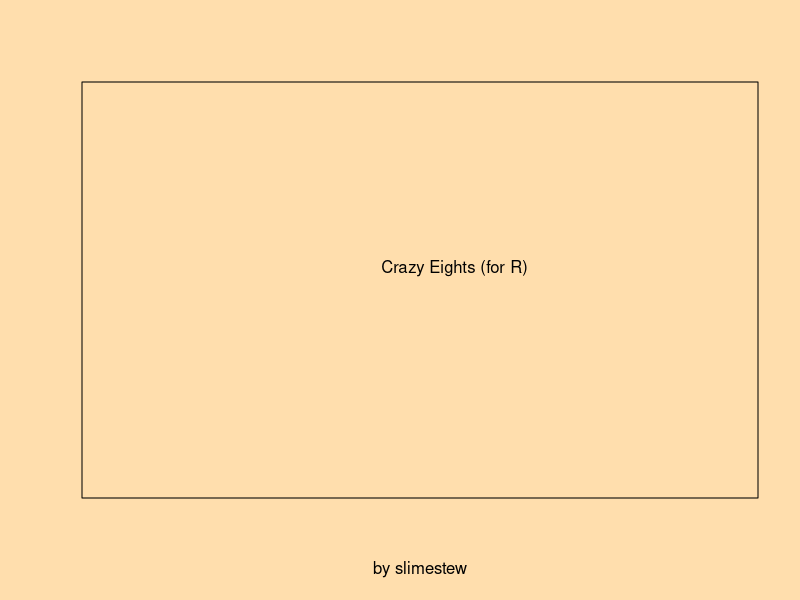

Recreate this plot in R. (Note: this script raises an error after producing the figure.)
#TODO: make the game work, make the pile draw correctly

par(bg = "navajowhite")
cards <- list() #all cards, shuffles
deck <- list() #draw pile
stack <- list() #play pile
wildcard <- 0 #wildcard
drawCount <- 0 #+2 and +4
selected <- 0
pause <- FALSE
menu <- 0
win <- TRUE
turnorder <- c(1, 1, FALSE) #player, direction, move played
click <- list(x = 3, y = 3)
textboxes <- list(0,0)
options <- c(0, 0, 0, 0)
# Variants:
#     Crazy Eights(standard deck, no power cards, score based)
#     Last Card(standard deck, power cards, shedding wins)
#     One(unique deck, power cards, shedding wins)
#     Other One(unique deck, power cards, can challenge +4, shedding wins)
# Queen Swap: (only for Crazy Eights)
#     Playing a queen causes a player to skip their turn
# 0's and 7's (only for One and Other One)
#     Playing a 7 allows the player to swap hands with someone else
#     Playing a 0 swaps all hands one over by turn order.
# AI or Human opponents
# Number of players
hands <- matrix()
stVals <- c("1","2","3","4","5","6","7","8","9","J","Q","K","A")
uqVals <- c("0","1","2","3","4","5","6","7","8","9","T","S","R","C","F")
suits <- c("♥", "♦", "♠", "♣")
variants <- c("Crazy Eights", "Last Card", "One", "Other One")
suitColors <- c("red", "red", "black", "black")
primaryColors <- c("red","yellow", "limegreen", "blue")
oneColors <- c("#ff0077","#ffaa00", "#448800", "#0066ff")

#functions, reset cards

unpack <- function() {
  for(i in 1:4)
  if(options[1]<2) {
    for(j in 1:13)
      cards <- c(cards, list(list(i,stVals[j])))
    if(options[4]>3)
      for(j in 1:13)
        cards <- c(cards, list(list(i,stVals[j])))
  } else {
    for(j in 1:15)
      cards <- c(cards, list(list(i,uqVals[j])))
    for(j in 2:13)
      cards <- c(cards, list(list(i,uqVals[j])))
  }
  return(cards)
}

dispCard <- function(x, y, card) {
  suit <- card[[1]][[1]]
  valu <- card[[1]][[2]]
  rect(x,y,x+1,y+2, col="white", border="black")
  if(options[1]<2) { #colors/cards
    text(x+0.5,y+1.5, suits[suit], col=suitColors[suit])
  } else {
    if(options[1]==2)
      rect(x,y+1,x+1,y+2, col=oneColors[suit], border="black")
    else
      rect(x,y+1,x+1,y+2, col=primaryColors[suit], border="black")
  }
  
  if(valu == "T"){ #face values
    text(0.5+x,0.5+y, "+2")
  } else if(valu == "S"){
    text(0.5+x,0.5+y, "(X)")
  } else if(valu == "R"){
    text(0.5+x,0.5+y, "<>")
  } else if(valu == "C"){
    rect(x,y+1,x+1,y+2, col="gray12", border="black")
    text(0.5+x,0.5+y, " ")
  } else if(valu == "F"){
    rect(x,y+1,x+1,y+2, col="gray12", border="black")
    text(0.5+x,0.5+y, "+4")
  } else {
    text(0.5+x,0.5+y, valu)
  }
}

wildColor <- function() {
  rect(0,0,10,3, col="#a52a2a80", border="transparent")
  while(TRUE){
    dispCard(1, 1, list(list(1, " ")))
    dispCard(3, 1, list(list(2, " ")))
    dispCard(5, 1, list(list(3, " ")))
    dispCard(7, 1, list(list(4, " ")))
    click <- locator(1)
    if(floor(click$x) < 2)
      return(1)
    if(floor(click$x) < 4)
      return(2)
    if(floor(click$x) < 6)
      return(3)
    if(floor(click$x) < 8)
      return(4)
  }
}

validCard <- function(card) {
  suit <- card[[1]][[1]]
  valu <- card[[1]][[2]]
  return( (suit == stack[[length(stack)]][[1]][[1]] && !wildcard) || valu == stack[[length(stack)]][[1]][[2]] || valu == "C" ||
          valu == "F" || (options[1]==0 && valu== "8") || (options[1]==1 && valu== "A") || (options[1]==1 && valu== "J") || (wildcard && suit == wildcard))
}

doAI <- function() {
  while(turnorder[2]!=1){
    
   nextPlayer() 
  }
}

nextPlayer <- function() {
  if(turnorder[1])
    return((turnorder[2] %% (options[4]+2)) + 1)
  return(((turnorder[2]-2) %% (options[4]+2)) + 1)
}

#menu
plot(0, 0, type = "n", xlim = c(0, 9), ylim = c(0, 9), col="white", xlab = "by slimestew", ylab = "", axes = FALSE, frame.plot = TRUE)
par(bg = "navajowhite")
text(5,5, "Crazy Eights (for R)")

while((floor(click$y) < 5 || floor(click$y) > 8) || menu < 2){
  click <- locator(1)
  plot(0, 0, type = "n", xlim = c(0, 9), ylim = c(0, 9), xlab = "", ylab = "", axes = FALSE, frame.plot = FALSE)
  
  if((floor(click$x) > 1 && floor(click$x) < 7) && menu > 0){
    if(floor(click$y) == 3)
      options[1] <- (options[1]+1) %% 4
    if(floor(click$y) == 2)
      options[2] <- !options[2]
    if(floor(click$y) == 1)
      options[3] <- !options[3]
    if(floor(click$y) == 0)
      options[4] <- (options[4]+1) %% 6
  }
  
  rect(1, 5, 7, 6, col = "tan", border = "brown")
  rect(1, 3, 7, 4, col = primaryColors[options[1]+1], border = "black")
  rect(1, 2, 7, 3, col = primaryColors[options[2]+1], border = "black")
  rect(1, 1, 7, 2, col = primaryColors[options[3]+1], border = "black")
  rect(1, 0, 7, 1, col = "white", border = "black")
  text(4,8, "Crazy Eights")
  text(4,3.5, variants[options[1]+1])
  text(4,2.5, ifelse(options[1]<2, ifelse(options[1]," ","Queen Skip"),"0s and 7s"))
  text(4,1.5, ifelse(options[3],"AI","Human"))
  text(4,0.5, options[4]+2)
  text(4,5.5, "Start")
  
  menu <- min(menu + 1,2)
}

plot(0, 0, type = "n", xlim = c(0, 10), ylim = c(0, 10), col="white", xlab = "", ylab = "", axes = FALSE, frame.plot = TRUE)
menu <- 0

cards <- sample(unpack(), replace=TRUE)
deck <- cards
hands <- replicate(options[4]+2, list())
for(i in 1:(options[4]+2)){
  hand<-7
  if(options[1]<2 && options[4] != 0)
    hand<-5
  
  for(j in 1:hand){
    temp <- sample(length(deck), 1)
    hands[[i]] <- c(hands[[i]], list(deck[temp][1]))
    deck <- deck[-temp]
  }
}
temp <- sample(length(deck), 1)
stack <- list(deck[temp][1])
deck <- deck[-temp]

# add card
hands[[1]] <- c(hands[[1]], list(list(list(1,"8"))))

#game loop
while(win) {

if(menu>0){
  if(floor(click$x) > 0 && floor(click$x) < 9 && floor(click$y) > -1 && floor(click$y) < 3) #selection
    selected <- floor(click$x)
  
  if(floor(click$x) > 4 && floor(click$x) < 6 && floor(click$y) > 3 && floor(click$y) < 6 && selected[1]){ #play card
    if(validCard(hands[[turnorder[2]]][[selected]])){
      stack <- c(stack, list(hands[[turnorder[2]]][[selected]]))
      hands[[turnorder[2]]] <- hands[[turnorder[2]]][-selected]
      if(wildcard)
        wildcard <- 0
      turnorder[3] <- TRUE
      selected <- -1
    } else {
      selected <- 0
    }
  }
    
  if(floor(click$x) > 2 && floor(click$x) < 5 && floor(click$y) > 3 && floor(click$y) < 5){ #draw card
    hands[[turnorder[2]]] <- c(hands[[turnorder[2]]], list(deck[length(deck)][1]))
    deck <- deck[-length(deck)]
    selected <- -1
  }
  
  if(length(hands[[turnorder[2]]]) == 0)
    win <-FALSE
  
  if(selected == -1 && win){  #do actions if game isnt over
    if(turnorder[3])
      if(options[1] == 0){ #crazy eights
        if(stack[[length(stack)]][[1]][[2]] == "8")
          wildcard <- wildColor()
        if(stack[[length(stack)]][[1]][[2]] == "Q" && options[2])
          turnorder[2] <- nextPlayer()
      } else if(options[1] == 1){
        if(stack[[length(stack)]][[1]][[2]] == "8")
          turnorder[2] <- nextPlayer()
        if(stack[[length(stack)]][[1]][[2]] == "J")
          wildcard <- wildColor()
        if(stack[[length(stack)]][[1]][[2]] == "2")
          drawCount <- drawCount+2
        if(stack[[length(stack)]][[1]][[2]] == "A"){
          drawCount <- drawCount+4
          wildcard <- wildColor()
        }
      } else if(options[1] >= 2){
        if(stack[[length(stack)]][[1]][[2]] == "S")
          turnorder[2] <- nextPlayer()
        if(stack[[length(stack)]][[1]][[2]] == "R")
          turnorder[1] <- !turnorder[1]
        if(stack[[length(stack)]][[1]][[2]] == "C")
          wildcard <- wildColor()
        if(stack[[length(stack)]][[1]][[2]] == "T")
          drawCount <- drawCount+2
        if(stack[[length(stack)]][[1]][[2]] == "F"){
          drawCount <- drawCount+4
          wildcard <- wildColor()
        }
      }
    
    if(!options[3])
      pause <-TRUE
    turnorder[2] <- nextPlayer()
    selected <- 0
  }
  
  if(options[3])
    doAI()
}
  
plot(0, 0, type = "n", xlim = c(0, 10), ylim = c(0, 10), xlab = ifelse(options[1]==0,paste("Score:",textboxes),""), ylab = "", axes = FALSE, frame.plot = FALSE)
rect(0,4.5,10,6.5, col="darkorange4", border="black")
rect(0,-2,10,6, col="brown", border="black")

if(!pause){
  
  for(i in floor(length(deck)/8):1) #todo: make this fall properly
    rect(3,4-(i*0.1),5,5-(i*0.1), col="chartreuse4", border="black")
  rect(3,4,5,5, col="chartreuse3", border="black")
  rect(3.25,4.25,4.75,4.75, col="chartreuse4", border="white") 
  
  for(i in 1:(options[4]+1)){
    rect(1+i,8,2+i,10, col="chartreuse3", border="black")
    rect(1.25+i,8.25,1.75+i,9.75, col="chartreuse4", border="white")
    if(i>=turnorder[2]+1){
      text(1.5+i, 7.5, length(hands[[i]]))
    } else {
      text(1.5+i, 7.5, length(hands[[i+1]]))
    }
  }
  if(wildcard){
    if(options[1]<2){ #colors/cards
      symbols(6.5, 5, circles = 0.5, inches = FALSE, add = TRUE, bg = "white", fg="brown")
      text(6.5,5, suits[wildcard], col=suitColors[wildcard])
    } else {
      if(options[1]==2){
        symbols(6.5, 5, circles = 0.5, inches = FALSE, add = TRUE, bg = oneColors[wildcard], fg="brown")
      } else {
        symbols(6.5, 5, circles = 0.5, inches = FALSE, add = TRUE, bg = primaryColors[wildcard], fg="brown")
      }
    }
  }
  dispCard(5, 4, stack[[length(stack)]])
    
  if(win)
    for(i in 1:length(hands[[turnorder[2]]])) #display cards(how to order? spaced out if few, navbars if many)
      dispCard(i, (selected==i), hands[[turnorder[2]]][[i]])

} else {
  text(4,4, paste("Click for Player",turnorder[2]))
  menu <- -1
}

menu <- min(menu+1, 1)

click <- locator(1)

if(pause)
  pause <- FALSE
}
if(!options[3] || (length(hands[[1]]) == 0 && options[3])){
  text(5,3, "You win!")
} else {
  text(5,3, "Game Over")
}
